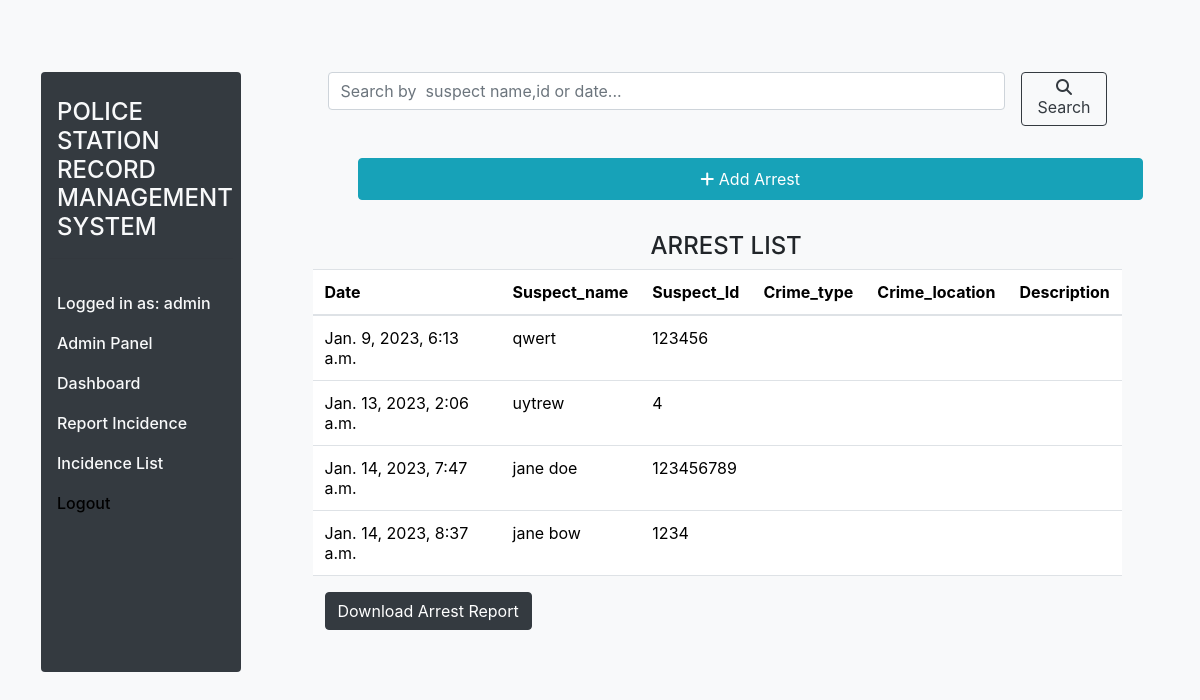
Before: /arrest/list (signed in) with the older database file.
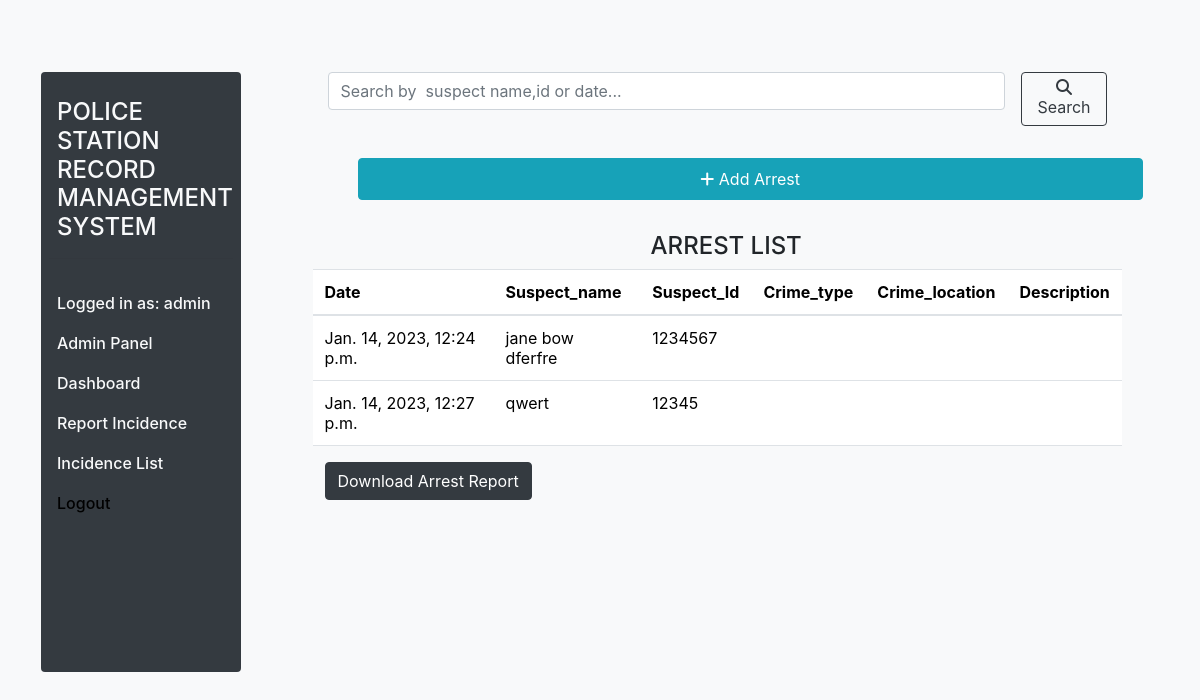
After: the same page with the newer database file.
### records/models.py (models this page shows)
class Arrest(models.Model):
    incidence = models.ForeignKey(Report, on_delete=models.CASCADE,blank=False, default=1)
    arrest_id = models.UUIDField(default=uuid.uuid4, editable=False, unique=True)
    suspect_name = models.CharField(max_length=100)
    suspect_id = models.IntegerField(max_length=8)
    date = models.DateTimeField(auto_now_add=True)

### records/views.py (the view)
# urls.py: path('arrest/list', views.arrest_list, name='arrest_list'),
@login_required(login_url='login')
def arrest_list(request):
    q = request.GET.get('q') if request.GET.get('q') != None else ''
    arrest_list = Arrest.objects.filter(
        Q(suspect_id__icontains=q) |
        Q(suspect_name__icontains=q) |
        Q(date__icontains=q)
    )
    context = {
        'arrest_list': arrest_list,
    }
    return render(request, 'records/arrest_list.html', context)

### records/templates/records/arrest_list.html (shortened to what this page needs)
{% extends 'records/base.html' %} {% load crispy_forms_tags%}
    {% block content %}
    <div class="row">
        <div class="col-md-3 ">
            {% include 'records/sidebar.html'%}
        </div>
        <div class="col-md-8 mt-5">
                <form class="d-flex" method="GET">
                    <input class="form-control me-2" type="text" name="q" placeholder="Search by  suspect name,id or date..." aria-label="Search">
                    <button class="btn btn-outline-dark search ml-2" type="submit"><i class="fa-solid fa-magnifying-glass"></i>Search </button>
                </form>
            <div class="row">
                <div class="row">
                    <a href="{% url 'add_report'%}" class="btn btn-info m-3 ml-5 p-2"><i class="fa fa-plus"></i> Add Arrest</a>
                    <h4 class="text-center ml-4 mt-3">ARREST LIST</h4>
                </div>
                <table class="table  p-2 jumbortron">
                    <thead>
                        <tr>
                            <th scope="col">Date</th>
                            <th scope="col">Suspect_name</th>
                            <th scope="col">Suspect_Id</th>
                            <th scope="col">Crime_type</th>
                            <th scope="col">Crime_location</th>
                            <th scope="col">Description</th>
                        </tr>
                    </thead>
                    <tbody>
                        {% for arrest_list in arrest_list %}
                        <tr>
                            <td scope="row">{{arrest_list.date}}</td>
                            <td scope="row">{{arrest_list.suspect_name}}</td>
                            <td scope="row">{{arrest_list.suspect_id}}</td>
                            <td scope="row">{{arrest_list.crime_type}}</td>
                            <td scope="row">{{arrest_list.crime_location}}</td>
                            <td scope="row">{{arrest_list.description}}</td>
                        </tr>
                     {% empty %}
                     <div class="alert alert-info text-dark m-l ml-4 ">
                         <p class="text-center">Sorry No record available!!</p>
                     </div>
                        {% endfor%}
                    </tbody>
                    </table>
                    <div class="download">
                        <a href="{% url 'arrest-download' %}" class="btn btn-dark">Download Arrest Report</a>
                    </div>
              </div>
        </div>
    </div>
    {% endblock content %}

Changed rows visible on the page:
removed Arrest: date "Jan. 9, 2023, 6:13 a.m.", suspect_name "qwert", suspect_id "123456"
removed Arrest: date "Jan. 13, 2023, 2:06 a.m.", suspect_name "uytrew", suspect_id "4"
removed Arrest: date "Jan. 14, 2023, 7:47 a.m.", suspect_name "jane doe", suspect_id "123456789"
removed Arrest: date "Jan. 14, 2023, 8:37 a.m.", suspect_name "jane bow", suspect_id "1234"
added Arrest: date "Jan. 14, 2023, 12:24 p.m.", suspect_name "jane bow dferfre", suspect_id "1234567"
added Arrest: date "Jan. 14, 2023, 12:27 p.m.", suspect_name "qwert", suspect_id "12345"
